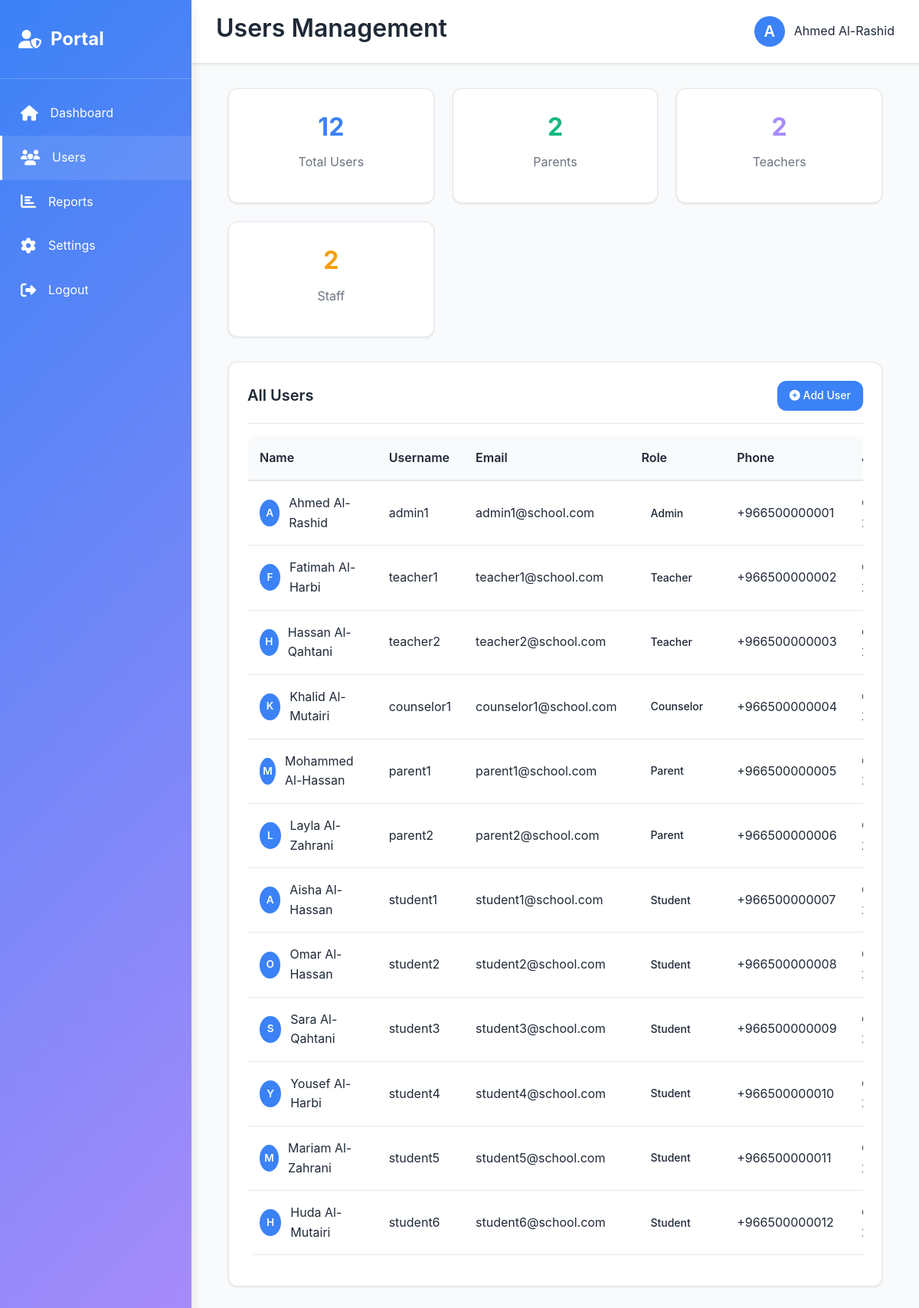
Screenshot of /admin/users.php (signed in) with the database file from the repository.
### tables this page shows
CREATE TABLE `users` (
  `id` int(11) NOT NULL,
  `username` varchar(100) NOT NULL,
  `password` varchar(255) NOT NULL,
  `email` varchar(100) NOT NULL,
  `full_name` varchar(150) NOT NULL,
  `role` enum('admin','teacher','counselor','parent','student') NOT NULL,
  `phone` varchar(20) DEFAULT NULL,
  `profile_picture` varchar(255) DEFAULT NULL,
  `created_at` timestamp NOT NULL DEFAULT current_timestamp(),
  `updated_at` timestamp NOT NULL DEFAULT current_timestamp() ON UPDATE current_timestamp(),
  `is_active` tinyint(4) DEFAULT 1
);

### admin/users.php (the view, shortened to what this page needs)
<?php
require_once '../includes/db_config.php';
$full_name = $_SESSION['full_name'];
$users_query = "SELECT * FROM users ORDER BY created_at DESC";
$users_stmt = $conn->prepare($users_query);
$users_stmt->execute();
$users_result = $users_stmt->get_result();
$users = [];
while ($row = $users_result->fetch_assoc()) {
    $users[] = $row;
}
$role_counts = [];
foreach ($users as $user) {
    if (!isset($role_counts[$user['role']])) {
        $role_counts[$user['role']] = 0;
    }
    $role_counts[$user['role']]++;
}
?>
<!DOCTYPE html>
<html lang="en">
<head>
    <link rel="stylesheet" href="/student_portal/assets/css/style.css">
    <link rel="stylesheet" href="https://cdnjs.cloudflare.com/ajax/libs/font-awesome/6.4.0/css/all.min.css">
</head>
<body>
    <div class="dashboard-container">
        <aside class="sidebar">
            <div class="sidebar-logo">
             <i class="fa-solid fa-user-shield"></i>
                <span>Portal</span>
            </div>
            <nav>
                <ul class="sidebar-menu">
                    <li><a href="/student_portal/admin/dashboard.php"><i class="fas fa-home"></i> Dashboard</a></li>
                    <li><a href="/student_portal/admin/users.php" class="active"><i class="fas fa-users"></i> Users</a></li>
                    <li><a href="/student_portal/admin/reports.php"><i class="fas fa-chart-bar"></i> Reports</a></li>
                    <li><a href="/student_portal/admin/settings.php"><i class="fas fa-cog"></i> Settings</a></li>
                    <li><a href="/student_portal/logout.php"><i class="fas fa-sign-out-alt"></i> Logout</a></li>
                </ul>
            </nav>
        </aside>
        <div class="main-content">
            <header class="header">
                <div class="header-left">
                    <h2>Users Management</h2>
                </div>
                <div class="header-right">
                    <div class="user-profile">
                        <div class="profile-picture"><?php echo strtoupper(substr($full_name, 0, 1)); ?></div>
                        <span><?php echo htmlspecialchars($full_name); ?></span>
                    </div>
                </div>
            </header>
            <div class="content">
                <div class="container">
                    <div class="grid grid-4" style="margin-bottom: 2rem;">
                        <div class="card">
                            <div class="card-body" style="text-align: center;">
                                <div style="font-size: 2rem; font-weight: 700; color: var(--primary-color); margin-bottom: 0.5rem;">
                                    <?php echo count($users); ?>
                                </div>
                                <div style="color: var(--text-light);">Total Users</div>
                            </div>
                        </div>
                        <div class="card">
                            <div class="card-body" style="text-align: center;">
                                <div style="font-size: 2rem; font-weight: 700; color: var(--success-color); margin-bottom: 0.5rem;">
                                    <?php echo $role_counts['parent'] ?? 0; ?>
                                </div>
                                <div style="color: var(--text-light);">Parents</div>
                            </div>
                        </div>
                        <div class="card">
                            <div class="card-body" style="text-align: center;">
                                <div style="font-size: 2rem; font-weight: 700; color: var(--secondary-color); margin-bottom: 0.5rem;">
                                    <?php echo $role_counts['teacher'] ?? 0; ?>
                                </div>
                                <div style="color: var(--text-light);">Teachers</div>
                            </div>
                        </div>
                        <div class="card">
                            <div class="card-body" style="text-align: center;">
                                <div style="font-size: 2rem; font-weight: 700; color: var(--warning-color); margin-bottom: 0.5rem;">
                                    <?php echo ($role_counts['counselor'] ?? 0) + ($role_counts['admin'] ?? 0); ?>
                                </div>
                                <div style="color: var(--text-light);">Staff</div>
                            </div>
                        </div>
                    </div>
                    <div class="card">
                        <div class="card-header">
                            <h3 class="card-title">All Users</h3>
                            <a href="/student_portal/register.php" class="btn btn-sm btn-primary">
                                <i class="fas fa-plus-circle"></i> Add User
                            </a>
                        </div>
                        <div class="card-body">
                            <div class="table-responsive">
                                <table>
                                    <thead>
                                        <tr>
                                            <th>Name</th>
                                            <th>Username</th>
                                            <th>Email</th>
                                            <th>Role</th>
                                            <th>Phone</th>
                                            <th>Joined</th>
                                        </tr>
                                    </thead>
                                    <tbody>
                                        <?php foreach ($users as $u): ?>
                                            <tr>
                                                <td>
                                                    <div style="display: flex; align-items: center; gap: 0.75rem;">
                                                        <div style="width: 35px; height: 35px; border-radius: 50%; background-color: var(--primary-color); color: white; display: flex; align-items: center; justify-content: center; font-weight: 600; font-size: 0.85rem;">
                                                            <?php echo strtoupper(substr($u['full_name'], 0, 1)); ?>
                                                        </div>
                                                        <span><?php echo htmlspecialchars($u['full_name']); ?></span>
                                                    </div>
                                                </td>
                                                <td><?php echo htmlspecialchars($u['username']); ?></td>
                                                <td><?php echo htmlspecialchars($u['email']); ?></td>
                                                <td><span class="badge badge-<?php echo $u['role']; ?>"><?php echo ucfirst($u['role']); ?></span></td>
                                                <td><?php echo htmlspecialchars($u['phone'] ?? '-'); ?></td>
                                                <td><?php echo formatDate($u['created_at']); ?></td>
                                            </tr>
                                        <?php endforeach; ?>
                                    </tbody>
                                </table>
                            </div>
                        </div>
                    </div>
                </div>
            </div>
        </div>
    </div>
</body>
</html>

### assets/css/style.css (style rules this page uses)
:root { --primary-color: #3B82F6; --secondary-color: #A78BFA; --background-color: #F9FAFB; --text-color: #1F2937; --text-light: #6B7280; --border-color: #E5E7EB; --success-color: #10B981; --warning-color: #F59E0B; --danger-color: #EF4444; --shadow: 0 1px 3px rgba(0, 0, 0, 0.1); --shadow-md: 0 4px 6px rgba(0, 0, 0, 0.1); --shadow-lg: 0 10px 15px rgba(0, 0, 0, 0.1); --border-radius: 12px; --transition: all 0.3s ease; }
* { margin: 0; padding: 0; box-sizing: border-box; }
html, body { height: 100%; }
body { font-family: 'Poppins', -apple-system, BlinkMacSystemFont, 'Segoe UI', sans-serif; background-color: var(--background-color); color: var(--text-color); line-height: 1.6; }
h1, h2, h3, h4, h5, h6 { font-weight: 600; line-height: 1.3; margin-bottom: 0.5rem; }
h2 { font-size: 2rem; }
h3 { font-size: 1.5rem; }
a { color: var(--primary-color); text-decoration: none; transition: var(--transition); }
.btn { display: inline-block; padding: 0.75rem 1.5rem; border: none; border-radius: var(--border-radius); font-size: 1rem; font-weight: 500; cursor: pointer; transition: var(--transition); text-align: center; text-decoration: none; font-family: inherit; }
.btn-primary { background-color: var(--primary-color); color: white; box-shadow: var(--shadow); }
.btn-sm { padding: 0.5rem 1rem; font-size: 0.875rem; }
.card { background-color: white; border-radius: var(--border-radius); box-shadow: var(--shadow); padding: 1.5rem; transition: var(--transition); border: 1px solid var(--border-color); }
.card-header { display: flex; justify-content: space-between; align-items: center; margin-bottom: 1rem; padding-bottom: 1rem; border-bottom: 1px solid var(--border-color); }
.card-title { font-size: 1.25rem; font-weight: 600; margin: 0; }
.card-body { margin-bottom: 1rem; }
.dashboard-container { display: flex; height: 100vh; overflow: hidden; }
.sidebar { width: 250px; background: linear-gradient(135deg, var(--primary-color) 0%, var(--secondary-color) 100%); color: white; padding: 2rem 0; overflow-y: auto; box-shadow: var(--shadow-lg); position: fixed; height: 100vh; left: 0; top: 0; z-index: 1000; }
.sidebar-logo { padding: 0 1.5rem 2rem; display: flex; align-items: center; gap: 0.75rem; font-size: 1.5rem; font-weight: 700; margin-bottom: 1rem; border-bottom: 1px solid rgba(255, 255, 255, 0.2); }
.sidebar-menu { list-style: none; }
.sidebar-menu li { margin: 0; }
.sidebar-menu a { display: flex; align-items: center; gap: 1rem; padding: 1rem 1.5rem; color: white; text-decoration: none; transition: var(--transition); border-left: 3px solid transparent; }
.sidebar-menu a:hover, .sidebar-menu a.active { background-color: rgba(255, 255, 255, 0.1); border-left-color: white; }
.sidebar-menu i { font-size: 1.25rem; }
.main-content { margin-left: 250px; flex: 1; display: flex; flex-direction: column; overflow: hidden; }
.header { background-color: white; border-bottom: 1px solid var(--border-color); padding: 1rem 2rem; display: flex; justify-content: space-between; align-items: center; box-shadow: var(--shadow); }
.header-left { display: flex; align-items: center; gap: 1rem; }
.header-right { display: flex; align-items: center; gap: 1.5rem; }
.user-profile { display: flex; align-items: center; gap: 0.75rem; }
.profile-picture { width: 40px; height: 40px; border-radius: 50%; background-color: var(--primary-color); display: flex; align-items: center; justify-content: center; color: white; font-weight: 600; font-size: 1.25rem; }
.content { flex: 1; overflow-y: auto; padding: 2rem; }
.container { max-width: 1200px; margin: 0 auto; padding: 0 1rem; }
.grid { display: grid; gap: 1.5rem; }
.grid-4 { grid-template-columns: repeat(auto-fit, minmax(200px, 1fr)); }
.table-responsive { overflow-x: auto; }
table { width: 100%; border-collapse: collapse; background-color: white; border-radius: var(--border-radius); overflow: hidden; }
thead { background-color: var(--background-color); border-bottom: 2px solid var(--border-color); }
th { padding: 1rem; text-align: left; font-weight: 600; color: var(--text-color); }
td { padding: 1rem; border-bottom: 1px solid var(--border-color); }
.badge { display: inline-block; padding: 0.25rem 0.75rem; border-radius: 20px; font-size: 0.875rem; font-weight: 500; }

### rows the page displays
users: id "2", is_active "2", full_name "A", full_name "Ahmed Al-Rashid", username "admin1", email "admin1@school.com", role "Admin", phone "+966500000001"
users: full_name "F", full_name "Fatimah Al-Harbi", username "teacher1", email "teacher1@school.com", role "Teacher", phone "+966500000002"
users: full_name "H", full_name "Hassan Al-Qahtani", username "teacher2", email "teacher2@school.com", role "Teacher", phone "+966500000003"
users: full_name "K", full_name "Khalid Al-Mutairi", username "counselor1", email "counselor1@school.com", role "Counselor", phone "+966500000004"
users: full_name "M", full_name "Mohammed Al-Hassan", username "parent1", email "parent1@school.com", role "Parent", phone "+966500000005"
users: full_name "L", full_name "Layla Al-Zahrani", username "parent2", email "parent2@school.com", role "Parent", phone "+966500000006"
users: full_name "A", full_name "Aisha Al-Hassan", username "student1", email "student1@school.com", role "Student", phone "+966500000007"
users: full_name "O", full_name "Omar Al-Hassan", username "student2", email "student2@school.com", role "Student", phone "+966500000008"
users: full_name "S", full_name "Sara Al-Qahtani", username "student3", email "student3@school.com", role "Student", phone "+966500000009"
users: full_name "Y", full_name "Yousef Al-Harbi", username "student4", email "student4@school.com", role "Student", phone "+966500000010"
users: full_name "M", full_name "Mariam Al-Zahrani", username "student5", email "student5@school.com", role "Student", phone "+966500000011"
users: full_name "H", full_name "Huda Al-Mutairi", username "student6", email "student6@school.com", role "Student", phone "+966500000012"

### other values shown
substr($full_name, 0, 1) "A"
$full_name "Ahmed Al-Rashid"
count($users) "12"
